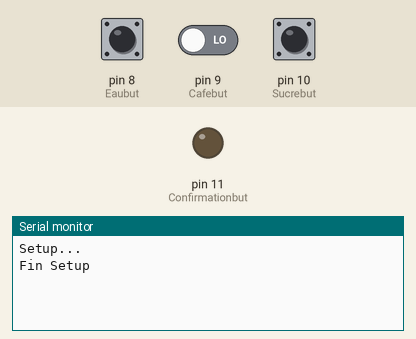
This sketch was run on a simulated Arduino Uno, built with avr-gcc and run on an emulated ATmega328P. Parts: output pins drawn as LEDs (lit = HIGH), the last lines printed to the serial monitor. The inputs (shaded band) are chosen by the test bench; at power-on: pin 8 (Eaubut) LOW, pin 9 (Cafebut) LOW, pin 10 (Sucrebut) LOW.

Above: at 1.2 s.
1.3 s: pin 8 (Eaubut) pulled HIGH for 0.15 s
At 2.6 s:
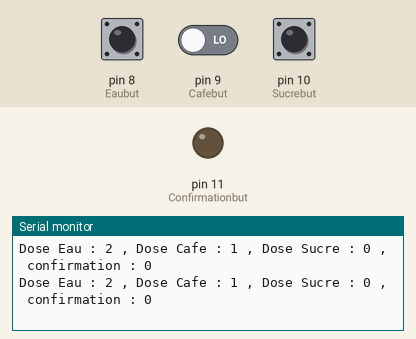
2.9 s: pin 8 (Eaubut) driven HIGH and pin 9 (Cafebut) driven HIGH
At 2.97 s:
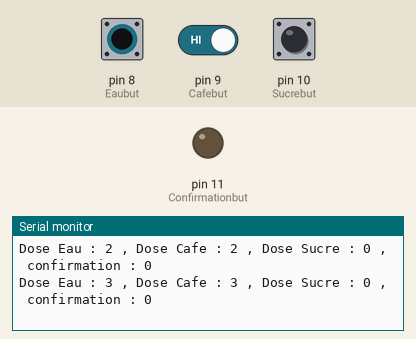
Timing chart, 0 to 5.9 s (numbered marks = the images above; inputs shaded):
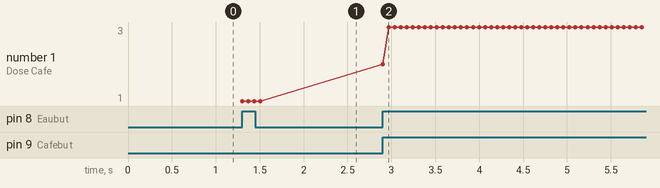

The sketch:

TestLED.ino
```cpp
#include <SoftwareSerial.h>
#include <AFMotor.h>

  //init port Serie bluetooth
//int Rx = 52 ;
//int Tx = 53 ;
//SoftwareSerial blue(Rx, Tx) ;

  //init variables divers :
int i ;
int pressbut = 0 ;

  //init variables broches :
int Eaubut = 8 ;
int Cafebut = 9 ;
int Sucrebut = 10 ;
int Confirmationbut = 11 ;

  //init variables commandes :
int confirmation = 0 ;
int butState[3] ;
int lastButState[3] ;

 //init states doses café :
int StateCommG[3] ;


//AF_Stepper Cafe(1, 200) ;
//AF_Stepper Sucre(2, 200) ;

void setup() {
  Serial.begin(9600) ;
  Serial.println("") ;
  Serial.println("Setup...") ;
  StateCommG[0] = 1 ;
  StateCommG[1] = 1 ;
  StateCommG[2] = 0 ;

  for(i=0; i<=3; i++){
      lastButState[i] = 0 ;
  }
/*  for(i = 23; i <= 35; i++){
    pinMode(i, OUTPUT) ;
  }*/

  pinMode(Eaubut, INPUT) ;
  pinMode(Cafebut, INPUT) ;
  pinMode(Sucrebut, INPUT) ;
  pinMode(Confirmationbut, OUTPUT) ;
  Serial.println("Fin Setup") ;
}

void ModStateComm(int Eau, int Cafe, int Sucre){//fonction du changement des states du café, du sucre et de l'eau

  if(Eau == 1){
    if(StateCommG[0] < 5)
    StateCommG[0]++ ;
    else
    StateCommG[0] = 1 ;
  }
  if(Cafe == 1){
    if(StateCommG[1] < 3){
      StateCommG[1]++ ;
    }
    else
    StateCommG[1] = 1 ;
  }
  if(Sucre == 1){
    if(StateCommG[2] < 3){
      StateCommG[2]++ ;
    }
    else
    StateCommG[2] = 0 ;
  }
}

void loop() {
  butState[0] = digitalRead(Eaubut) ;
  butState[1] = digitalRead(Cafebut) ;
  butState[2] = digitalRead(Sucrebut) ;
  confirmation = digitalRead(Confirmationbut) ;

  if(butState[0] != lastButState[0] || butState[1] != lastButState[1] || butState[2] != lastButState[2]){
    if(butState[0] == HIGH || butState[1] == HIGH || butState[2] == HIGH){
      ModStateComm(butState[0], butState[1], butState[2]) ;
    }
  }

  lastButState[0] = butState[0] ;
  lastButState[1] = butState[1] ;
  lastButState[2] = butState[2] ;


  if(confirmation == HIGH || butState[0] == HIGH || butState[1] == HIGH || butState[2] == HIGH){
    Serial.print("Dose Eau : ") ;
    Serial.print(StateCommG[0]) ;
    Serial.print(" , Dose Cafe : ") ;
    Serial.print(StateCommG[1]) ;
    Serial.print(" , Dose Sucre : ") ;
    Serial.print(StateCommG[2]) ;
    Serial.print(" , confirmation : ") ;
    Serial.println(confirmation) ;
  }
}
```

Measured:
- after the input at 1.3 s, the serial monitor: prints a new line at once (image 1)
- after the input at 2.9 s, the serial monitor: prints a new line at once (image 2)
- plotted number 1: 1 → 3 after the input at 2.9 s
